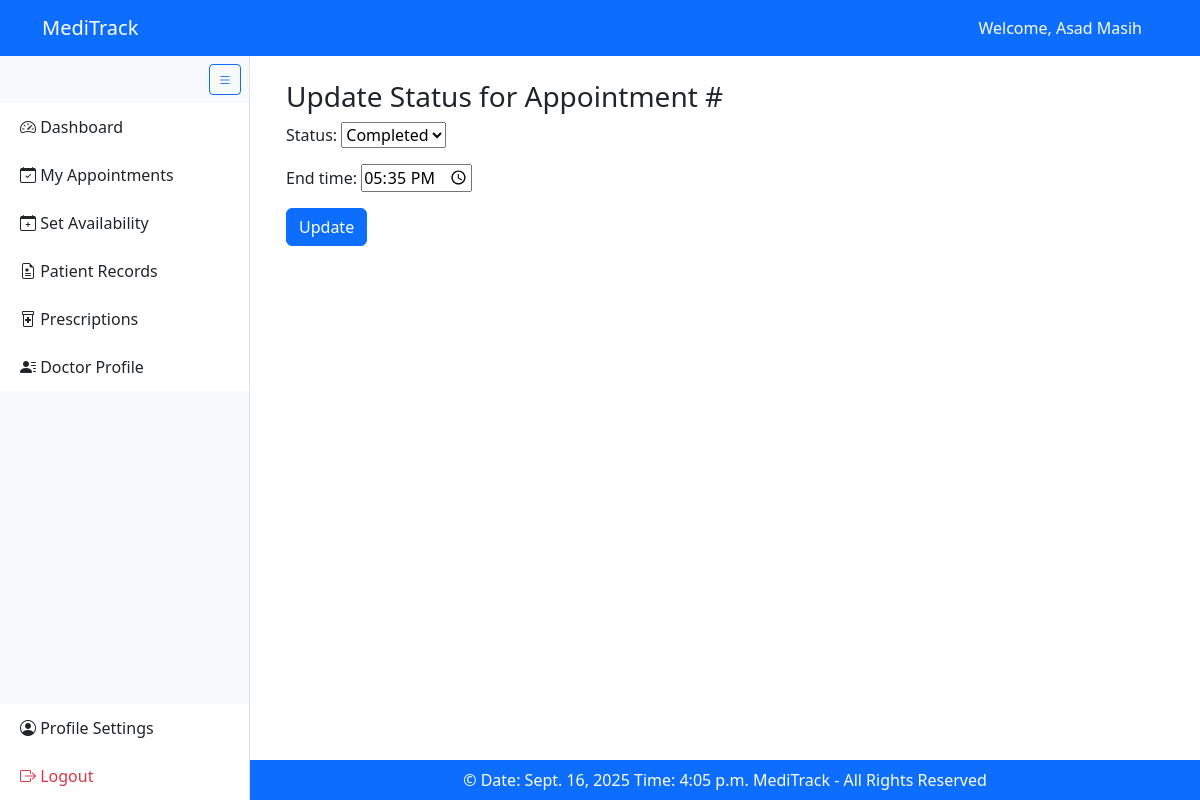
Page /appointment_update_status/6/ (signed in) on the committed database.
### MediTrackApp/models.py (models this page shows, shortened)
class User(AbstractUser):
    ROLE_CHOICES = [
        ("admin", "Admin"),
        ("patient", "Patient"),
        ("doctor", "Doctor"),
    ]
    GENDER_CHOICES = [
        ("M", "Male"),
        ("F", "Female"),
        ("O", "Other"),
    ]
    phone_number = PhoneNumberField(region="PK", blank=True)
    gender = models.CharField(max_length=10, choices=GENDER_CHOICES, blank=True)
    date_of_birth = models.DateField(null=True, blank=True)
    profile_pic = models.ImageField(upload_to="profile_pics/", validators=[validate_file_extension], blank=True, null=True)
    role = models.CharField(max_length=50, choices=ROLE_CHOICES, default="patient")
    is_active = models.BooleanField(default=True)

class Appointment(models.Model):
    STATUS_CHOICES = [
        ("pending", "Pending"),
        ("confirmed", "Confirmed"),
        ("cancelled", "Cancelled"),
        ("completed", "Completed"),
    ]
    REASON_CHOICES = [
        ("CHECKUP", "Routine Checkup"),
        ("CONSULT", "General Consultation"),
        ("FEVER", "Fever/Infection"),
        ("INJURY", "Injury Treatment"),
    ]
    patient = models.ForeignKey(PatientProfile, on_delete=models.CASCADE)
    doctor = models.ForeignKey(DoctorProfile, on_delete=models.CASCADE)
    date = models.DateField()
    time = models.TimeField()
    status = models.CharField(max_length=20, choices=STATUS_CHOICES, default="pending")
    symptoms = models.TextField(blank=True)
    reason = models.CharField(max_length=50, choices=REASON_CHOICES, default="CONSULT")
    other_reason = models.CharField(max_length=100, blank=True)
    cancellation_reason = models.TextField(blank=True, null=True)
    cancelled_by = models.ForeignKey(User, on_delete=models.SET_NULL, null=True, blank=True, related_name='cancelled_appointments')
    end_time = models.TimeField(null=True, blank=True)
    created_at = models.DateTimeField(auto_now_add=True)
    updated_at = models.DateTimeField(auto_now=True)
    class Meta:
        constraints = [
            models.UniqueConstraint(fields=["doctor", "date", "time"], name="unique_doctor_slot"),
        ]
        ordering = ["-date", "time"]

### MediTrackApp/decorators.py (the view)
        def wrapper(request, *args, **kwargs):
            if not request.user.is_authenticated:
                return redirect('login')
            if request.user.role not in allowed_roles:
                raise PermissionDenied
            return view_func(request, *args, **kwargs)

### MediTrackApp/forms.py
class AppointmentStatusForm(forms.ModelForm):
    end_time = forms.TimeField(widget=forms.TimeInput(
        attrs={"type": "time"}), required=False)
    class Meta:
        model = Appointment
        fields = ["status", "end_time"]

### MediTrackApp/views.py (called while the page is built)
@login_required
@role_required(["doctor"])
def appointment_update_status(request, appointment_id):
    appointment = get_object_or_404(
        Appointment,
        id=appointment_id,
        doctor=request.user.doctor_profile
    )
    if request.method == "POST":
        form = AppointmentStatusForm(request.POST, instance=appointment)
        if form.is_valid():
            form.save()
            messages.success(request, "Appointment status updated!")
            return redirect("doctor_dashboard")
    else:
        form = AppointmentStatusForm(instance=appointment)
    return render(request, "appointment_status.html", {"form": form})

### MediTrackApp/templates/appointment_status.html (shortened to what this page needs)
{% extends "base.html" %}
{% block content %}
<div class="container">
    <h3>Update Status for Appointment #{{ appointment.id }}</h3>
    <form method="post">
        {{ form.as_p }}
        <button type="submit" class="btn btn-primary">Update</button>
    </form>
</div>
{% endblock %}

### templates/base.html (shortened to what this page needs)
{% load static %}
<!DOCTYPE html>
<html lang="en">
<head>
    <link href="https://cdn.jsdelivr.net/npm/bootstrap@5.3.3/dist/css/bootstrap.min.css" rel="stylesheet">
    <link href="https://cdn.jsdelivr.net/npm/bootstrap-icons@1.11.3/font/bootstrap-icons.css" rel="stylesheet">
    <link rel="stylesheet" href="{% static 'CSS/base.css' %}">
</head>
<body>
    <nav class="navbar navbar-dark bg-primary fixed-top" id="main-navbar">
        <div class="container">
            <span class="navbar-brand">MediTrack</span>
            <div>
                {% if user.is_authenticated %}
                    <span class="text-white me-3">Welcome, {{ user.get_full_name }}</span>
                {% else %}
                    <a href="{% url 'login' %}" class="btn btn-outline-light btn-lg me-2">Login</a>
                    <a href="{% url 'register' %}" class="btn btn-outline-light btn-lg">Register</a>
                {% endif %}
            </div>
        </div>
    </nav>
 {% if user.is_authenticated %}
    <div id="sidebar" class="bg-light border-end position-fixed d-flex flex-column">
        <div class="p-2 text-end d-none d-lg-block">
            <button id="sidebarToggle" class="btn btn-sm btn-outline-primary">
                <i class="bi bi-list"></i>
            </button>
        </div>
        <div class="list-group list-group-flush flex-grow-1">
            {% if user.role == 'admin' %}
                 {% include 'partials/admin_sidebar.html' %}
                 {% elif user.role == 'doctor' %}
                 {% include 'partials/doctor_sidebar.html' %}
                 {% elif user.role == 'patient' %}
                 {% include 'partials/patient_sidebar.html' %}
            {% endif %}
            <div class="mt-auto">
                <a href="{% url 'edit_profile' %}" class="list-group-item list-group-item-action">
                    <i class="bi bi-person-circle"></i> <span class="link-text">Profile Settings</span>
                </a>
                <a href="{% url 'logout' %}" class="list-group-item list-group-item-action text-danger">
                    <i class="bi bi-box-arrow-right"></i> <span class="link-text">Logout</span>
                </a>
            </div>
        </div>
    </div>
    {% endif %}
    <div id="main-content" class="p-4 {% if not user.is_authenticated %}full-width{% endif %}">
        {% block content %}{% endblock %}
    </div>
    <footer class="bg-primary text-white text-center py-2 {% if not user.is_authenticated %}full-width{% endif %}" id="main-footer">
        &copy; Date: {% now "DATE_FORMAT" %} Time: {% now "TIME_FORMAT" %} MediTrack - All Rights Reserved
    </footer>
</body>
</html>

### static/css/base.css (style rules this page uses)
#sidebar { width: 250px; top: 56px; bottom: 0; height: calc(100vh - 56px); transition: all 0.3s; z-index: 1000; overflow-y: auto; }
#main-content { margin-left: 250px; padding-top: 80px; padding-bottom: 20px; transition: all 0.3s; min-height: calc(100vh - 56px - 40px); }
#main-footer { margin-left: 250px; transition: all 0.3s; }
#sidebar .list-group-item { border: none; padding: 12px 20px; font-weight: 500; white-space: nowrap; }
body { padding-top: 56px; }

### rows in the picture
User: get_full_name "Asad Masih"
Appointment: status "Completed", end_time "17:35:00"
